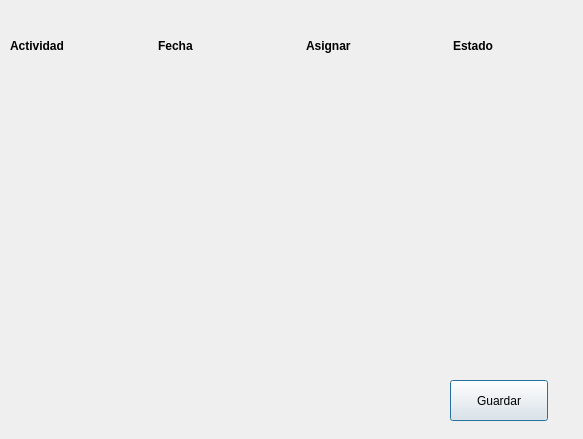
<?xml version="1.0" encoding="UTF-8"?>
<ui version="4.0">
 <class>Dialog</class>
 <widget class="QDialog" name="Dialog">
  <property name="geometry">
   <rect>
    <x>0</x>
    <y>0</y>
    <width>583</width>
    <height>439</height>
   </rect>
  </property>
  <property name="windowTitle">
   <string>Dialog</string>
  </property>
  <widget class="QWidget" name="gridLayoutWidget">
   <property name="geometry">
    <rect>
     <x>10</x>
     <y>20</y>
     <width>571</width>
     <height>51</height>
    </rect>
   </property>
   <layout class="QGridLayout" name="grid">
    <property name="sizeConstraint">
     <enum>QLayout::SetMinimumSize</enum>
    </property>
    <property name="horizontalSpacing">
     <number>20</number>
    </property>
    <item row="0" column="3">
     <widget class="QLabel" name="label_4">
      <property name="font">
       <font>
        <weight>75</weight>
        <bold>true</bold>
       </font>
      </property>
      <property name="text">
       <string>Estado</string>
      </property>
     </widget>
    </item>
    <item row="0" column="1">
     <widget class="QLabel" name="label_2">
      <property name="font">
       <font>
        <weight>75</weight>
        <bold>true</bold>
       </font>
      </property>
      <property name="text">
       <string>Fecha</string>
      </property>
     </widget>
    </item>
    <item row="0" column="0">
     <widget class="QLabel" name="label">
      <property name="font">
       <font>
        <weight>75</weight>
        <bold>true</bold>
       </font>
      </property>
      <property name="text">
       <string>Actividad</string>
      </property>
      <property name="scaledContents">
       <bool>true</bool>
      </property>
     </widget>
    </item>
    <item row="0" column="2">
     <widget class="QLabel" name="label_3">
      <property name="font">
       <font>
        <weight>75</weight>
        <bold>true</bold>
       </font>
      </property>
      <property name="text">
       <string>Asignar</string>
      </property>
     </widget>
    </item>
   </layout>
  </widget>
  <widget class="QPushButton" name="guardar">
   <property name="geometry">
    <rect>
     <x>450</x>
     <y>380</y>
     <width>98</width>
     <height>41</height>
    </rect>
   </property>
   <property name="text">
    <string>Guardar</string>
   </property>
  </widget>
  <zorder>gridLayoutWidget</zorder>
  <zorder>label</zorder>
  <zorder>guardar</zorder>
 </widget>
 <resources/>
 <connections/>
</ui>
